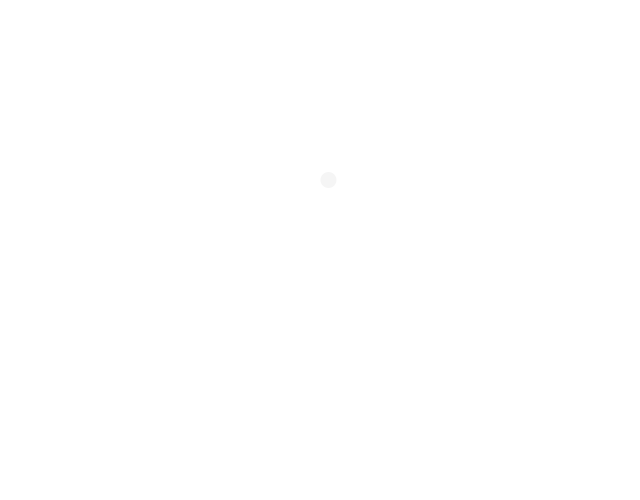
Frame 1 (no input)
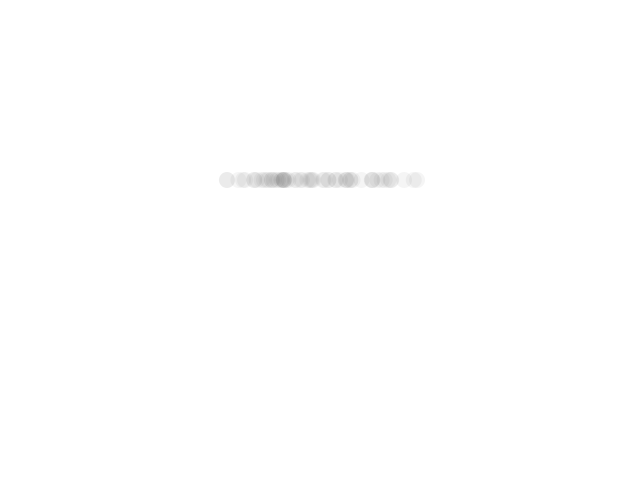
Frame 60 (the mouse pressed at the canvas centre just before this capture)
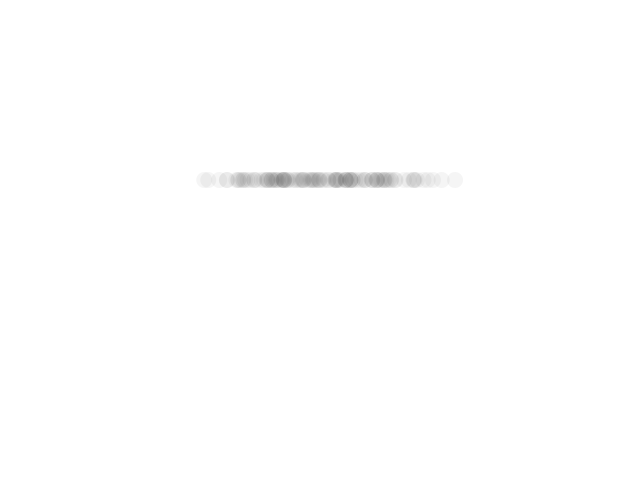
Frame 120 (the mouse held since frame 60 and released just before this capture)

The Processing sketch that drew these frames (run headless with seeded random() and noise(); from frame 60 on, the mouse is pressed at the canvas centre):

// Processing sketch: noc_randomgaussian002
// ── noc_randomgaussian002.pde
void setup(){
  size(640, 500);
  background(255);
  noStroke();
}

void draw(){
  float num = randomGaussian();
  float sd = 60; //標準偏差
  float mean = 320; //平均
  
  float x = sd * num + 320;
  
  fill(0, 10);
  ellipse(x, 180, 16, 16);
}
